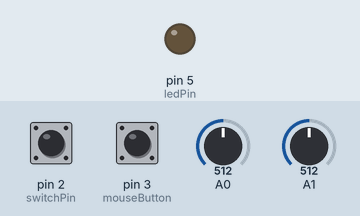
Recording of a sketch running on a simulated Arduino Leonardo, built with avr-gcc and run on an emulated ATmega32U4. On the bench: output pins drawn as LEDs (lit = HIGH). The inputs (shaded band) are chosen by the test bench; at power-on: pin 2 (switchPin) LOW, pin 3 (mouseButton) LOW, A0 = 512, A1 = 512. USB keyboard and mouse output is not drawn.

Above: at 1.2 s.
1.3 s: pin 2 (switchPin) pulled HIGH for 0.15 s
At 2.2 s:
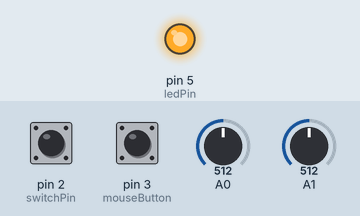
Timing chart, 0 to 4.3 s (numbered marks = the images above; inputs shaded):
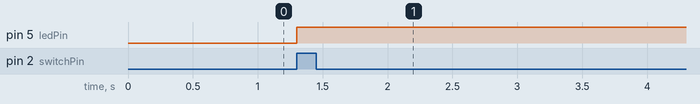

Measured:
- after the input at 1.3 s, pin 5 (ledPin): LOW → HIGH at once

The sketch:

joystick.ino
```cpp
#include <Mouse.h>
#include <HID.h>
const int xAxis =A0;
const int yAxis =A1;
const int switchPin =2;
const int mouseButton =3;
const int ledPin = 5;

int range=12;
int responseDelay =5;
int threshold = range /4;
int center = range/2;

boolean mouseIsActive=false;
int lastSwitchState  = LOW;
void setup(){
    pinMode(switchPin, INPUT);
    pinMode(ledPin,OUTPUT);
  }

 void loop(){
  int switchState = digitalRead(switchPin);
  if(switchState==HIGH){
  Mouse.begin();
  }
  if(switchState != lastSwitchState){
    if(switchState == HIGH){
      mouseIsActive=true;
      digitalWrite(ledPin, mouseIsActive);
      Mouse.begin();
      }
      else{
        mouseIsActive=false;
        }
      }
      lastSwitchState = switchState;
      int xRead = readAxis(A0);
      int yRead = readAxis(A1);
      if(mouseIsActive){
        Mouse.move(xRead, yRead, 0);
        }
        if(digitalRead(mouseButton)==HIGH){
          if(!Mouse.isPressed(MOUSE_LEFT)){
              Mouse.press(MOUSE_LEFT);
            }
          }
          else{
            if(Mouse.isPressed(MOUSE_LEFT)){
                Mouse.release(MOUSE_LEFT);
              }
            }
            delay(responseDelay);
  }
int readAxis(int thisAxis){
  int reading = analogRead(thisAxis);
  reading = map(reading, 0, 1023,0, range);
  int distance = reading - center;
  if(abs(distance < threshold)){
    distance =0;
    }
    return distance;
  }
```
